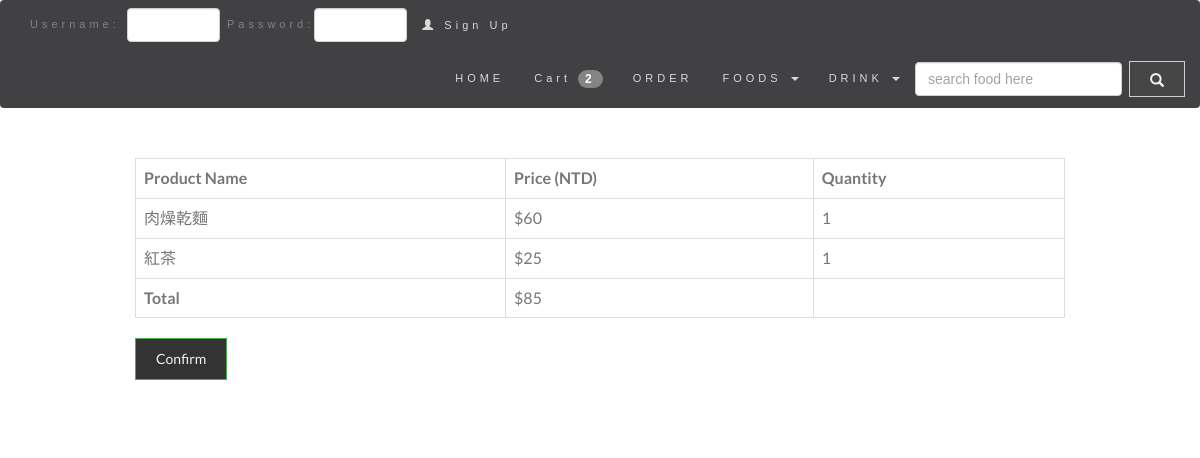
The app's page /public_html/cart/checkout.php with its own data.
### tables this page shows
CREATE TABLE `cart_items` (
  `order_no` int(5) NOT NULL AUTO_INCREMENT,
  `id` int(5) NOT NULL,
  `name` char(20) NOT NULL,
  `category` char(10) NOT NULL,
  `price` int(5) NOT NULL,
  `quantity` int(5) NOT NULL,
  PRIMARY KEY (`order_no`),
  KEY `id` (`id`)
);

### public_html/cart/checkout.php (the view, shortened to what this page needs)
<?php
include 'layout_head.php';
    $sql = "SELECT * FROM cart_items" ;
    $result = $conn->query($sql);
    if($result->num_rows>0) {
        echo "<table class='table table-hover table-responsive table-bordered'>";
        echo "<tr>";
        echo "<th class='textAlignLeft'>Product Name</th>";
        echo "<th>Price (NTD)</th>";
        echo "<th>Quantity</th>";
        echo "</tr>";
        $total_price = 0;
        while ($row = $result->fetch_assoc()) {
            echo "<tr>";
            echo "<td>{$row['name']}</td>";
            echo "<td>&#36;{$row['price']}</td>";
            echo "<td>{$row['quantity']}</td>";
            echo "</tr>";
            $total_price += ($row['price'] * $row['quantity']);
        }
    }
    echo "<tr>";
    echo "<td><b>Total</b></td>";
    echo "<td>&#36;{$total_price}</td>";
    echo "</tr>";
    echo "</table>";
       echo "<a href='confirm_checkout.php' class='btn btn-success'>";
       echo "<span></span> Confirm";
       echo "</a>";
include 'layout_foot.php';
?>

### public_html/cart/layout_head.php (style rules this page uses)
body { font: 400 15px/1.8 Lato, sans-serif; color: #777777; }
.btn { padding: 10px 20px; background-color: #333; color: #f1f1f1; border-radius: 0; transition: .2s; }

### records on screen
cart_items: name "肉燥乾麵", price "60", quantity "1"
cart_items: name "紅茶", price "25", quantity "1"

### other values on screen
$row['total'] "2"
$total_price "85"
